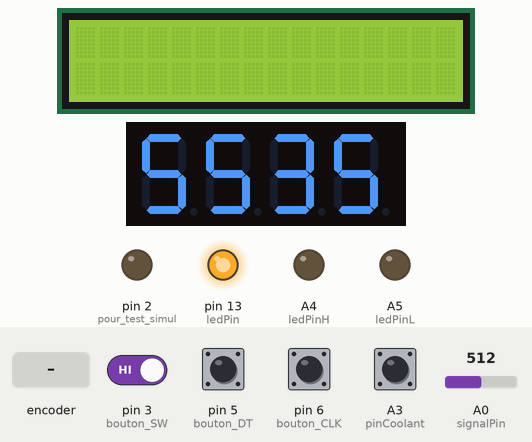
Recording of a sketch running on a simulated Arduino Uno, built with avr-gcc and run on an emulated ATmega328P. On the bench: 16×2 character LCD, 4-digit seven-segment display, output pins drawn as LEDs (lit = HIGH). Inputs (shaded band) come from the test bench; at power-on: A3 (pinCoolant), pin 3 (bouton_SW), pin 5 (bouton_DT), pin 6 (bouton_CLK) HIGH, A0 (signalPin) = 512. EEPROM starts erased; pins used as bus, display or sensor lines are not drawn; what the sketch prints to the serial monitor is not drawn.

Above: at 2.7 s.
2.8 s: A3 (pinCoolant) pulled LOW for 0.15 s
At 2.89 s:
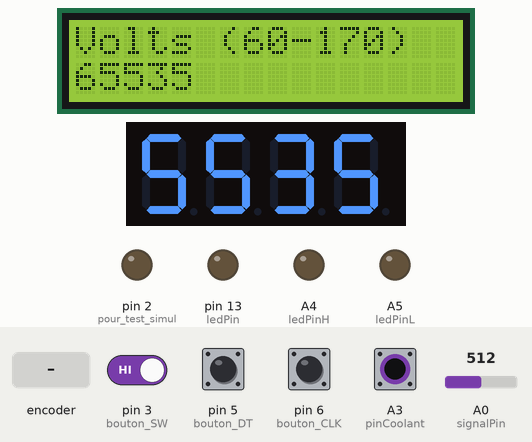
5.9 s: A3 (pinCoolant) pulled LOW for 1 s
At 7.2 s:
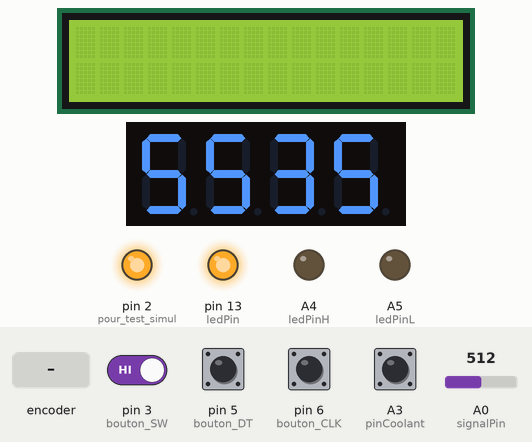
8.4 s: pin 3 (bouton_SW) driven LOW and A3 (pinCoolant) driven LOW
At 11.3 s:
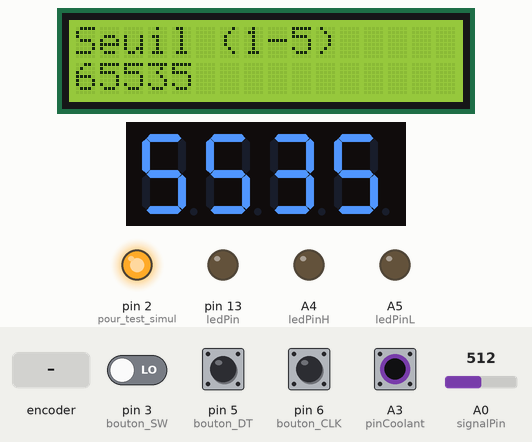
11.4 s: pin 3 (bouton_SW) driven HIGH
12.9 s: rotary encoder on pin 6 (bouton_CLK) / pin 5 (bouton_DT) turned 1 step (first pin leading)
At 13.2 s:
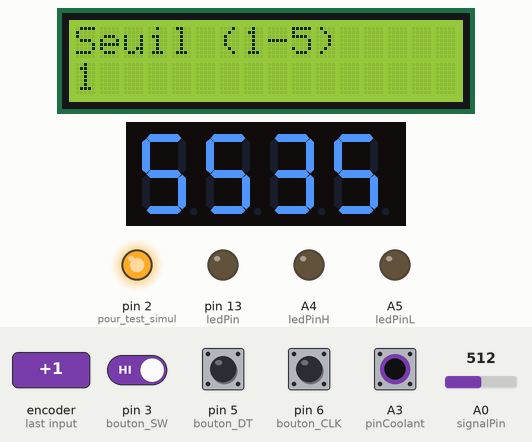
14.6 s: A3 (pinCoolant) driven HIGH
At 17.6 s:
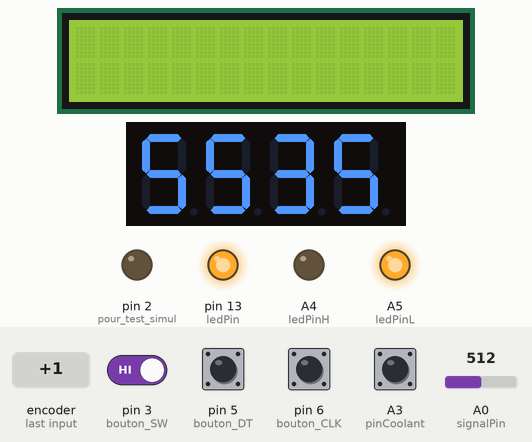
Timing chart, 0 to 18.6 s (numbered marks = the images above; inputs shaded):
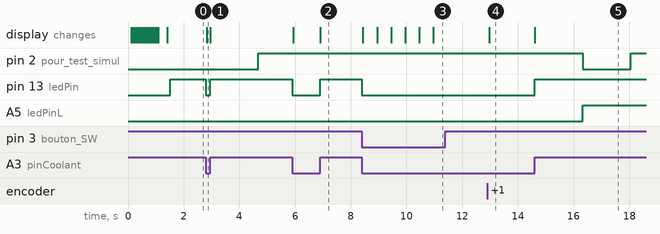

Measured:
- after the input at 2.8 s, pin 13 (ledPin): HIGH → LOW at once, → HIGH 0.15 s later; the display: changes at once (image 1)
- after the input at 5.9 s, pin 2 (pour_test_simul): stays HIGH (without the input it goes to LOW after 0.50 s); pin 13 (ledPin): HIGH → LOW at once, → HIGH 1.0 s later; the display: first changes at once (image 2 shows a later state)
- after the input at 8.4 s, pin 2 (pour_test_simul): stays HIGH (without the input it goes to LOW after 0.23 s); pin 13 (ledPin): HIGH → LOW at once; the display: changes at once (image 3)
- after the input at 11.4 s, every drawn part: stays the same
- after the input at 12.9 s, the display: changes after 0.08 s (image 4)
- after the input at 14.6 s, pin 2 (pour_test_simul): HIGH → LOW after 1.7 s, → HIGH 1.7 s later; pin 13 (ledPin): LOW → HIGH at once; A5 (ledPinL): LOW → HIGH after 1.7 s; the display: changes at once (image 5)

The sketch:

THC_V0220.ino
```cpp
/*
   V02.09 - 26/11/2019

   V02     adcval => long
           ajout condition dans ISR : ne marche pas
           lire_ADC en dehors de l'ISR : ne marche pas
           void auto_trigger_on () : fonction complete pour redemarrer l'ISR => ok !
           else if (ordre == sens_actuel && (m == 0)) condition rajoutee sur m => ok !!
           ledPinH / ledPinL inverses !
           lire_Serial finalise
           ecriture dans EEPROM
           correction lire_Serial
   V02.05  Suppression des commandes Arduino 'String' pour eviter les risques qu'elles comportent
              voir : https://electroniqueamateur.blogspot.com/2019/10/texte-et-arduino-1-la-classe-string.html
   V02.06  Ajout des commandes de lecture de la roue codeuse pour entrer les parametres machine
   V02.07
   V02.08  Inversion ZDIR - tempo init_THC() à 1000 ms
   V02.09  stop => pinZDIR à LOW
   V02.09b limite du nb d'echantillons augmente a 10 000 et freq. echantillonage a 153.8 kHz
            => test ok
   V02.10  digitalWrite() => PORTC, PORTD (cf IN_OUT.h)
   V02.11  correction demi-hauteur : cf fonction move_torch()
   V02.11c adapté pour simulation avec "SIMUL_Z.ino"
   V02.20  en cours ...

  *********************************************************************************************
  Documentations sur ADC Arduino :
  https://fr.wikiversity.org/wiki/Micro_contrôleurs_AVR/La_conversion_analogique_numérique
  https://www.youtube.com/watch?v=5ky_N5-Fu6M&t=814s
  http://www.f-legrand.fr/scidoc/docmml/sciphys/arduino/adcrapide/adcrapide.html
  https://www.embedded.com/generate-stepper-motor-speed-profiles-in-real-time/
*/

/*
   PB non résolu : si la torche rencontre un trou dans la tôle elle va plonger indéfiniment ..
   et risque de heurter l'autre bord du trou !
*/

//#define SIMUL_MODE    // définir le mode simulation

#include <EEPROM.h>
#include "SevenSegmentTM1637.h"
#include <LiquidCrystal.h>

#define auto_trigger_off ADCSRA &= ~(1 << ADATE)

#define auto_trigger_is_ON ((ADCSRA & (1<<ADATE)) == (1 << ADATE))
#define auto_trigger_is_OFF ((ADCSRA & (1<<ADATE)) == 0)

#include "init_vars.h"
#include "IN_OUT.h"

#ifdef SIMUL_MODE     // Mode simulation
  #define GET_VAL_MOY lire_rien()
  #define SIMULER simul()
  #include "simul.h"
  #include "lire_rien.h"
#else                  // Mode production
  #define GET_VAL_MOY lire_ADC()
  #define SIMULER
  #include "lire_ADC.h"
#endif

#include "lire_Serial.h"
#include "lire_valeurs.h"


void auto_trigger_on () {
  ADCSRA |= (1 << ADATE); // enable auto trigger
  ADCSRA |= (1 << ADIE);  // enable interrupts when measurement complete
  ADCSRA |= (1 << ADEN);  // enable ADC
  ADCSRA |= (1 << ADSC);  // start ADC measurements
}

void move_torch() {
  if (ordre == 0) {
    if (m != 0) { // on ralentit deja, continuer
      ralentir();
    }
    else { //sinon commencer a ralentir
      m = i;
      i = 1;
      ralentir();
    }
  }
  else { // ordre 1 ou 2
    if (i == 1) {   // debut de mouvement (premier pas)
      sens_actuel = ordre;
      //adcval = 0; D2_TOGG(); // pour correction demi-hauteur :
      //cpt=0;                 // synchro duree echantillonnage boucle ISR
      //digitalWrite(pinZDIR, !(ordre - 1)); // ordre : 2 / 1 => ordre-1 : HIGH / LOW
      switch (ordre) {
        case 1: // Bas
          //digitalWrite(pinZDIR,HIGH);
          ZDIR_ON();
          //digitalWrite(ledPinL, HIGH);
          LedL_ON();
          break;
        case 2: // Haut
          //digitalWrite(pinZDIR,LOW);
          ZDIR_OFF();
          //digitalWrite(ledPinH, HIGH);
          LedH_ON();
          break;
      }
      avancer();
    }
    else if (ordre == sens_actuel && (m == 0)) { // pas de changement de sens et pas en deceleration
      avancer();
    }
    else {          // changement de sens avec vitesse > 0
      if (m != 0) { // on ralentit deja, continuer
        ralentir();
      }
      else {        //sinon commencer a ralentir
        m = i;
        i = 1;
        ralentir();
      }
    }
  }
}

void ralentir() {
  if (Ti2 < Tstop) { // V > Vstop : calcul_Ti()
    avancer();      // inclut calcul_Ti()
  }
  else {            // sinon ok pour arret moteur
    //digitalWrite(pinZDIR, LOW);
    ZDIR_OFF();
    //digitalWrite(ledPinH, LOW);
    LedH_OFF();
    //digitalWrite(ledPinL, LOW);
    LedL_OFF();
    Ti = TMax;
    sens_actuel = 0;
    ordre = 0;
    i = 1;
    m = 0;
  }
}

void avancer() {
  chrono = micros();
  if ((chrono - chrono_prec) > (Ti2)) { //nouveau pas
    chrono_prec = chrono;
    //digitalWrite(pinZSTEP, HIGH);
    ZSTEP_ON();
    calcul_Ti();                       // calcul du pas suivant (sert aussi de tempo!)
    //digitalWrite(pinZSTEP, LOW);
    ZSTEP_TOGG();
  }
}

void calcul_Ti () { // (duree fonction : 70 µs environ)

  Ti2 = Ti;

  if (m != 0 ) {
    n = i - m;
  }
  else {
    n = i;
  }

  Ti = Ti - (2 * Ti) / (4 * n + 1);
  i = i + 1;
  if (Ti > TMax) {
    Ti = TMax;
  }
  else if (Ti < Tmin) {
    Ti = Tmin;  // ne pas depasser la vitesse max, bloquer i
    i = i - 1;  // et donc n pour calculer m
  }
}

ISR(ADC_vect) {

  GET_VAL_MOY;

}


void init_thc() {

      //Serial.end(); // *** a activer pour utiliser Serial.print ***
      Serial.begin(115200);
      while (!Serial) {
        ; // wait for serial port to connect. Needed for native USB only
      }
      Serial.println(F("THC ON\n"));  // *** a desactiver si Serial.print utilise plus bas ***
      lcd.clear();
//      delay(1000);                // début de la coupe : temporisation ...
      Serial.end();
      init_coupe = false;
      val1 = vRef;
      val2 = val1;
      adcval = 0;
      cpt = 0;
      ok = false;
      auto_trigger_on();      // enable auto trigger
      digitalWrite(ledPin, HIGH);
//      dt = 0;
      // stocker nouvelles valeurs EEPROM si changees
      put_Eprom ();

}

void exit_thc(){
    auto_trigger_off;       // disable auto trigger
    ordre = 0;
    while (Ti < TMax) {
        move_torch();
      }
    digitalWrite(ledPin, LOW);
    init_coupe = true;    // réinitialise la tempo de coupe
    Serial.begin(115200);
    while (!Serial) {
      ; // wait for serial port to connect. Needed for native USB only
    }
    Serial.print(F("THC OFF"));
    ok = true;
//    Serial.print("dt = ");
//    Serial.println(dt);
}

void lire_eeprom(){

      EEPROM.get(0,seuil);
      EEPROM.get(2,nech);
      EEPROM.get(4,TMax);
      Tstop = TMax / 2;
      Ti=TMax;
      EEPROM.get(6,Tmin);
      EEPROM.get(8,vRef);

}


void setup() {

  pinMode(2, OUTPUT); // pour test simul()

  pinMode(ledPin, OUTPUT);
  pinMode(ledPinL, OUTPUT);
  pinMode(ledPinH, OUTPUT);

  pinMode(pinZSTEP, OUTPUT);
  pinMode(pinZDIR, OUTPUT);
  pinMode(pinCoolant, INPUT_PULLUP);

  pinMode (bouton_SW,INPUT_PULLUP);
  pinMode (bouton_CLK,INPUT_PULLUP);
  pinMode (bouton_DT,INPUT_PULLUP);

  digitalWrite(pinZSTEP, LOW);
  digitalWrite(ledPin, LOW);

  // set up the LCD's number of columns and rows:
  lcd.begin(16, 2);

  display.begin();            // initializes the TM1637 display
  display.setBacklight(100);  // set the brightness to 100 %


  // Source : EFY PC OsciloScope
  ADCSRA = 0;             // clear ADCSRA register
  ADCSRB = 0;             // clear ADCSRB register
  ADMUX |= (0 & 0x07);    // set A0 analog input pin
  ADMUX |= (1 << REFS0);  // set reference voltage
  ADMUX |= (1 << ADLAR);  // left align ADC value to 8 bits from ADCH register

  // sampling rate is [ADC clock] / [prescaler] / [conversion clock cycles]
  // for Arduino Uno ADC clock is 16 MHz and a conversion takes 13 clock cycles
  ADCSRA |= (1 << ADPS2) | (1 << ADPS0);    // 32 prescaler for 38.5 KHz
  //ADCSRA |= (1 << ADPS2);                     // 16 prescaler for 76.9 KHz
  //ADCSRA |= (1 << ADPS1) | (1 << ADPS0);    // 8 prescaler for 153.8 KHz


  //  ADCSRA |= (1 << ADATE); // enable auto trigger
  //  ADCSRA &= ~(1 << ADATE); // disable auto trigger

  // auto trigger désactivé par défaut


//  Premiere utilisation de l'EEPROM mettre "1" (mettre "0" après)
//if (1) {
if (0) {
    EEPROM.put(0,seuil);
    EEPROM.put(2,nech);
    EEPROM.put(4,TMax);
    EEPROM.put(6,Tmin);
    EEPROM.put(8,vRef);
}

  lire_eeprom();
  val1 = vRef;
  val2 = val1;
  chrono_prec = micros();
  display.print(vRef);
  exit_thc();
  aff_valeurs();
  delay(100);

//  aLastState = digitalRead(bouton_CLK); // initialise la roue codeuse

}


void loop() {

  //************* THC ON *******************

//  if (digitalRead (pinCoolant) == HIGH) {
  if (etat_COOLANT()) {

//    dt = max(dt, micros() - tt); // duree boucle max : 204 µs (hors init)

    if auto_trigger_is_OFF { // si auto trigger inactif

      init_thc();

    }

//    tt = micros();

    SIMULER;

    if (ok == true) { // nouvelle valeur moyenne disponible
      //D2_TOGG();
      ok = false;
      val2 = val_moy;
//        Serial.println(val2); // *** ne pas oublier de modifier "Serial.end" ci-dessus ***
//                                 duree mesuree de Serial.print : 130 à 180 µs (@115200)
        if (val2 > vRef + seuil) {
          ordre = 1; // descendre
        }
        else if (val2 < vRef - seuil) {
          ordre = 2; // monter
        }
        else {
          ordre = 0; // arrêt
        }
      val1 = val2;
      //D2_TOGG();
    }
    move_torch();
}

//************* THC OFF *******************

  else {

    if auto_trigger_is_ON { // si auto trigger actif
      exit_thc();
      //help_serial();
      //Serial.print("THC OFF\n");
      aff_valeurs();
      }
    lire_valeurs();       // lecture des parametres avec la roue codeuse
    //lire_Serial();        // lecture des commandes sur Serial
  }

}
```

IN_OUT.h
```cpp
void ZSTEP_TOGG() {
    PORTD ^= 1 << pinZSTEP;
}

void ZSTEP_ON() {
    PORTD |= 1 << pinZSTEP;
}

void ZSTEP_OFF() {
    PORTD &= ~(1 << pinZSTEP);
}

void ZDIR_TOGG() {
    PORTD ^= 1 << pinZDIR;
}

void ZDIR_ON() {
    //digitalWrite(pinZDIR,HIGH);
    PORTD |= 1 << pinZDIR;
}

void ZDIR_OFF() {
    //digitalWrite(pinZDIR,LOW);
    PORTD &= ~(1 << pinZDIR);
}

void LedL_ON() {
    PORTC |= 1 << ledPinL_B;
}

void LedL_OFF() {
    PORTC &= ~(1 << ledPinL_B);
}

void LedH_ON() {
    PORTC |= 1 << ledPinH_B;
}

void LedH_OFF() {
    PORTC &= ~(1 << ledPinH_B);
}

// lecture COOLANT

byte etat_COOLANT(){
  return (PINC & 1 << pinCoolant_B);
}


/* pour mesures temps et debug */

void D2_TOGG(){
  PORTD ^= 1 << 2; // pin D2 à HIGH
}

void D2_OFF(){
  PORTD &= ~(1 << 2); // pin D2 à LOW
}

void D2_ON(){
  PORTD |= 1 << 2; // pin D2 à HIGH
}
```

init_vars.h
```cpp
/******* CONFIGURATION DES PARAMETRES D'ACCELERATION DU MOTEUR Z *******/
/*---------------------------------------------------------------------*/

unsigned int TMax     = 6000;      // durée du pas de départ (µs)
//                                        Tmax détermine l'accélération
//                                        TMax=2000 => accélération=9.377 m/s²
//                                        et vitesse de départ = 9.4 mm/min
unsigned int Tmin      = 3000;      // durée du pas pour vitesse maxi
//                                        187:6000 mm/min - 200:5600 mm/min - 300:3750 mm/min
unsigned int Tstop     = TMax / 2; // durée mini du pas pour arrêt brutal (doit etre inferieur a TMax/2)
/*---------------------------------------------------------------------*/

float Ti    = TMax;                // durée du pas (entre 2 impulsions)
uint16_t m  = 0;                   // ralentissement : nombre de pas (calculé en temps réel)
uint16_t Ti2= 0;

unsigned int nech  = 10; // nombre d'échantillons
unsigned int seuil = 1;    // écart accepté avec tension de consigne (vRef)

unsigned int vRef0 = 78;
unsigned int vRef  = vRef0;

const int bouton_SW   = 3;  // switch codeuse
const int pinZSTEP    = 4;  // PULSE stepper (idem GRBL)
const int bouton_DT   = 5;  // data codeuse
const int bouton_CLK  = 6;  // clock codeuse
const int pinZDIR     = 7;  // DIR Z (idem GRBL) 1 = DESCENTE / 0 = MONTEE (partagee avec LCD !)
const int ledPin      = LED_BUILTIN;// the number of the LED pin (D13)

LiquidCrystal lcd(7, 8, 9, 10, 11, 12);

const int signalPin     = A0; // tension de la torche après diviseur lecture par ISR
const byte PIN_CLK      = A1; // TM1637 define CLK pin (any digital pin)
const byte PIN_DIO      = A2; // TM1637 define DIO pin (any digital pin)
const int pinCoolant    = A3; // COOLANT (idem GRBL)
const int pinCoolant_B  = 3; // COOLANT pour PORTC
const int ledPinH       = A4; // led témoin montée
const int ledPinL       = A5; // led témoin descente
const int ledPinH_B     = 4; // led témoin montée pour PORTC
const int ledPinL_B     = 5; // led témoin descente pour PORTC

SevenSegmentTM1637    display(PIN_CLK, PIN_DIO);

unsigned int val1     = 0;
unsigned int val2     = 0;

static unsigned int cpt = 0, val_moy;
unsigned long adcval = 0;
bool ok = false;

int ordre = 0; //sens moteur : 2 = monter, 1 = descendre, 0 = stop.
int sens_actuel = 0;

unsigned long chrono       = 0;
unsigned long chrono_prec  = 0;

long n = 1;
long i = 1;
bool init_coupe = true;

int counter = 0;
int sw_count = 1;

static uint8_t prevNextCode = 0;
static uint16_t store=0;

/*-------------------- mesure duree boucle ----------------------------*/
unsigned long tt;
unsigned int dt =0;
/*---------------------------------------------------------------------*/
```

lire_ADC.h
```cpp
void lire_ADC() {

  adcval = adcval + ADCH;  // read 8 bit value from ADC
  cpt++;
  if (cpt == nech)
  {
    D2_TOGG(); // pour mesures temps

    val_moy = adcval/nech; //calcul vérifié avec des valeurs fixes
    adcval = 0;
    cpt = 0;
    ok = true;
  }
}
```

lire_valeurs.h
```cpp
/* A valid CW or  CCW move returns 1, invalid returns 0.*/
int8_t read_rotary() {

  static int8_t rot_enc_table[] = {0,1,1,0,1,0,0,1,1,0,0,1,0,1,1,0};

  prevNextCode <<= 2;
  if (digitalRead(bouton_DT)) prevNextCode |= 0x02;
  if (digitalRead(bouton_CLK)) prevNextCode |= 0x01;
  prevNextCode &= 0x0f;

   // If valid then store as 16 bit data.
   if  (rot_enc_table[prevNextCode] ) {
      store <<= 4;
      store |= prevNextCode;
      //if (store==0xd42b) return 1;
      //if (store==0xe817) return -1;
      if ((store&0xff)==0x2b) return -1;
      if ((store&0xff)==0x17) return 1;
   }
   return 0;
}

void lire_codeuse() {

  if( counter=read_rotary() ) {
/*      if ( prevNextCode==0x0b) {
         Serial.print("eleven ");
         Serial.println(store,HEX);
      }

      if ( prevNextCode==0x07) {
         Serial.print("seven ");
         Serial.println(store,HEX);
      }
*/
   switch (sw_count) {
         case 1:
          // Volts (60-170) - increment roue = 1
          vRef = vRef + counter;
          if (vRef > 170) vRef = 170;
          if (vRef < 60)  vRef = 60;
          lcd.setCursor(0, 1);
          lcd.print (vRef);
          lcd.print ("    ");
          display.clear();
          display.print(vRef);
          break;

        case 2:
          // Seuil (1-5) - increment roue = 1
          seuil = seuil + counter;
          if (seuil > 5) seuil = 5;
          if (seuil < 1) seuil = 1;
          lcd.setCursor(0, 1);
          lcd.print (seuil);
          lcd.print ("    ");
          break;

        case 3:
          // Nb ech (10-1000) - increment roue = 10
          nech = nech + counter*10;
          if (nech > 10000) nech = 10000;
          if (nech < 10) nech = 10;
          lcd.setCursor(0, 1);
          lcd.print (nech);
          lcd.print ("    ");
          break;

        case 4:
          // TMax (> 1000) - increment roue = 100
          TMax = TMax + counter*100;
          if (TMax > 20000) TMax = 20000;
          if (TMax < 1000) TMax = 1000;
          Tstop = TMax / 2;
          Ti = TMax;
          lcd.setCursor(0, 1);
          lcd.print (TMax);
          lcd.print ("   V=");
          lcd.print (1125000/TMax);
          lcd.print ("    ");
          break;

        case 5:
          // Tmin (150-500) - increment roue = 5
          Tmin = Tmin + counter*5;
          if (Tmin > 500) Tmin = 500;
          if (Tmin < 150) Tmin = 150;
          lcd.setCursor(0, 1);
          lcd.print (Tmin);
          lcd.print ("   V=");
          lcd.print (1125000/Tmin);
          lcd.print ("    ");
          break;

        default :
          break;
      }
//   put_Eprom ();
   }
}

void aff_param(char message[40], unsigned int &param) {

    unsigned int val_param = param;

/*LCD*/
    lcd.clear();
    lcd.setCursor(0, 0);
    lcd.print (message);

    lcd.setCursor(0, 1);
    lcd.print (val_param);

    return (true);
}

void select_param(int p) {

  char mess[40];

  switch (p) {
          case 1:
            strcpy (mess,"Volts (60-170)"); // increment roue = 1
            //------------XXXXXXXXXXXXXXXX  16 char
            aff_param (mess, vRef);
            break;

          case 2:
            strcpy (mess,"Seuil (1-5) "); // increment roue = 1
            //------------XXXXXXXXXXXXXXXX  16 char
            aff_param (mess, seuil);
            break;

          case 3:
            strcpy (mess,"Echan (< 10 000)"); // increment roue = 10
            //------------XXXXXXXXXXXXXXXX  16 char
            aff_param (mess, nech);
            break;

          case 4:
            strcpy (mess,"TMax ( >1000)"); // increment roue = 100
            //------------XXXXXXXXXXXXXXXX  16 char
            aff_param (mess, TMax);
            lcd.print ("   V=");
            lcd.print (1125000/TMax);
            lcd.print ("    ");
            break;

          case 5:
            strcpy (mess,"Tmin (150-500)"); // increment roue = 5
            //------------XXXXXXXXXXXXXXXX  16 char
            aff_param (mess, Tmin);
            lcd.print ("   V=");
            lcd.print (1125000/Tmin);
            lcd.print ("    ");
            break;

          default :
            break;


        }
}


void lire_valeurs() {

  if (ok) {
    select_param(sw_count);
    ok = false;
  }

  // bouton switch => changer de parametre
  if (!digitalRead(bouton_SW)){
    sw_count++;
    if (sw_count > 5) sw_count = 1;
    select_param(sw_count); // affiche le parametre actuel
    delay(500);
  }
  // tourner => changer la valeur du parametre actuel
  lire_codeuse();

  }
```

Source omitted: lire_Serial.h (5166 bytes)
